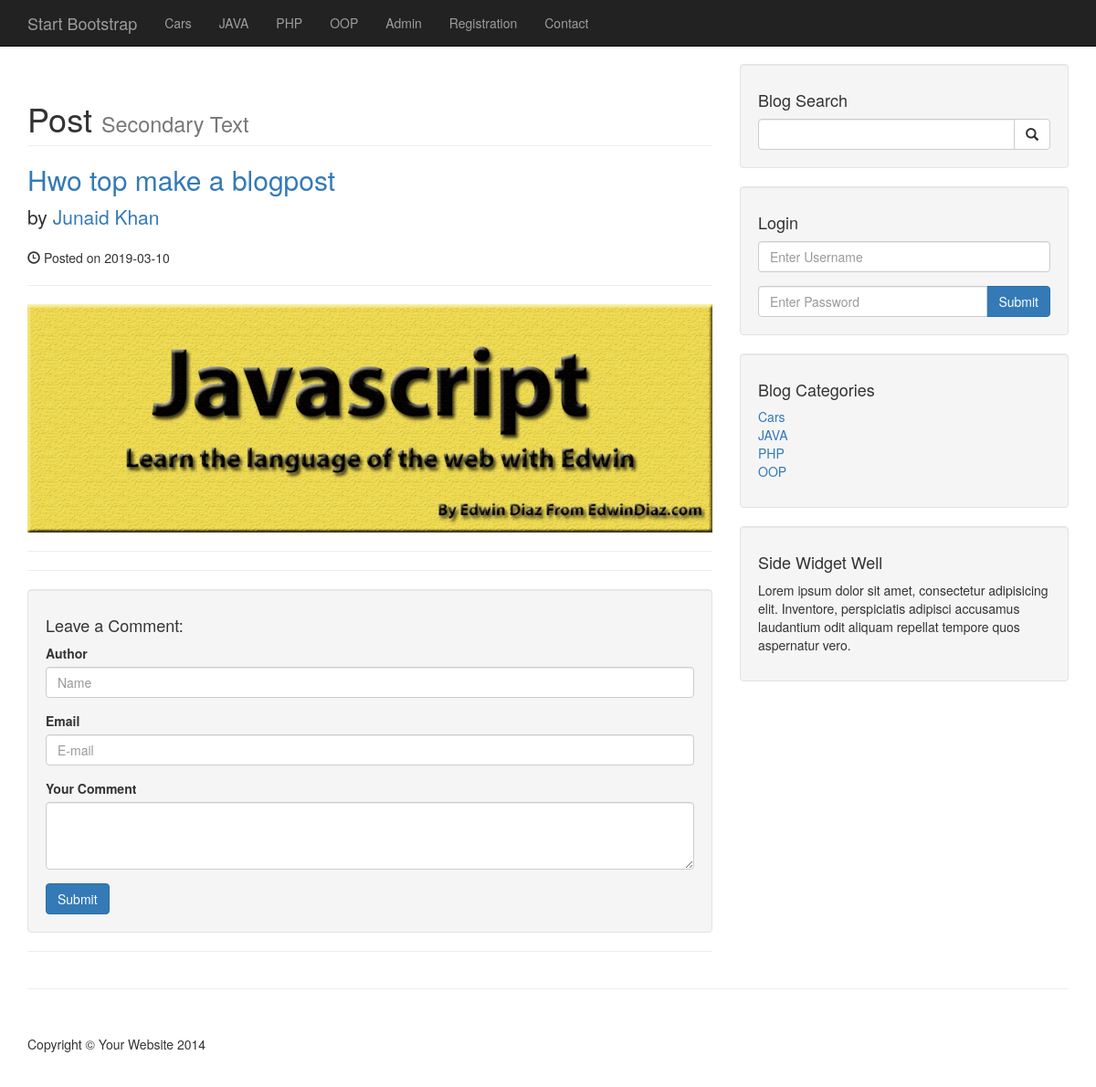
Before: /post.php?p_id=14 with the older database file.
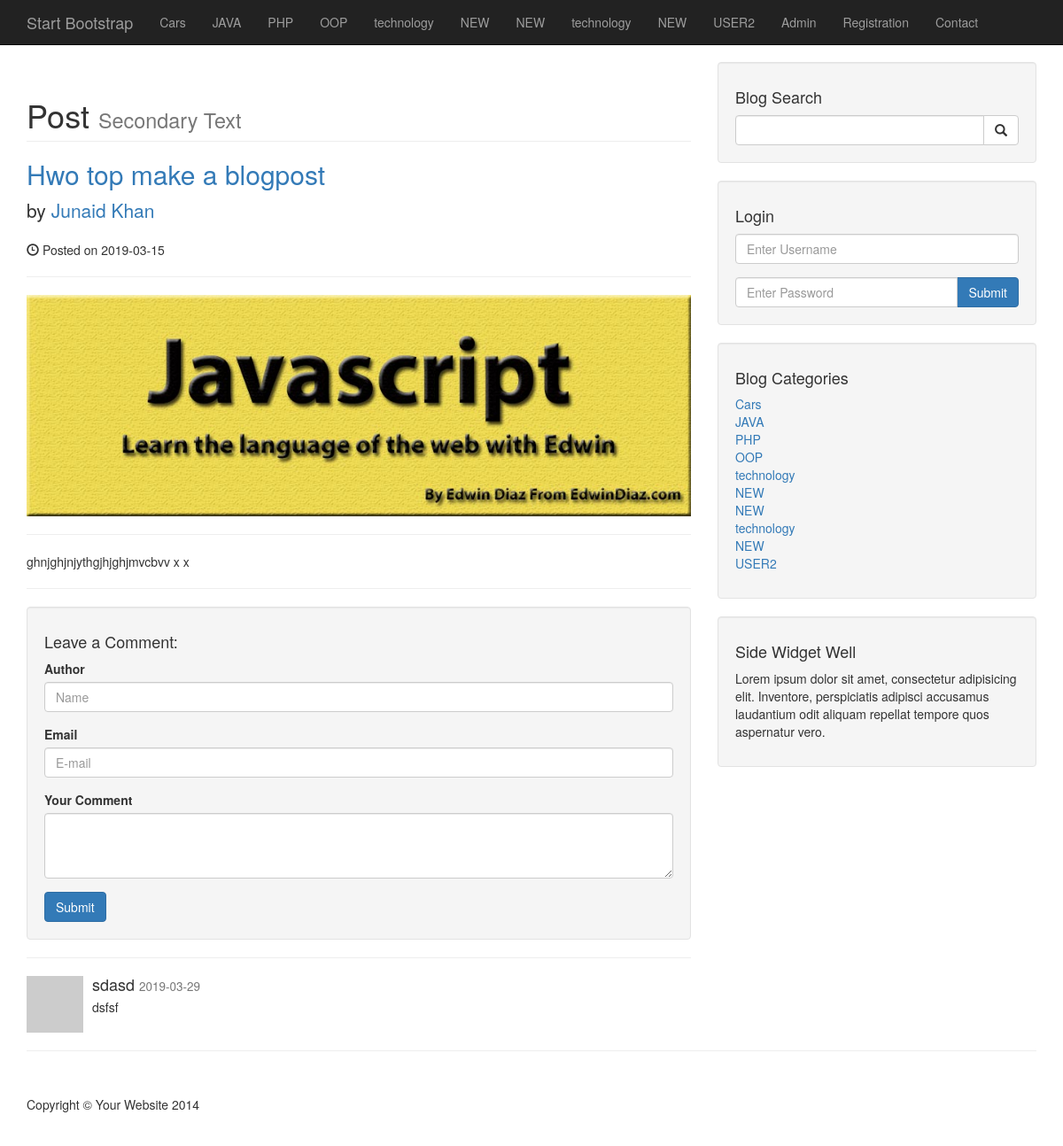
After: the same page with the newer database file.
### tables this page shows
CREATE TABLE `categories` (
  `cat_id` int(3) NOT NULL,
  `user_id` int(11) NOT NULL,
  `cat_title` varchar(255) NOT NULL
);

CREATE TABLE `posts` (
  `post_id` int(3) NOT NULL,
  `post_category_id` int(3) NOT NULL,
  `user_id` int(10) NOT NULL,
  `post_title` varchar(255) NOT NULL,
  `post_author` varchar(255) NOT NULL,
  `post_date` date NOT NULL,
  `post_image` text NOT NULL,
  `post_content` text NOT NULL,
  `post_tags` varchar(255) NOT NULL,
  `post_comment_count` int(11) NOT NULL,
  `post_status` varchar(255) NOT NULL DEFAULT 'draft',
  `post_views_count` int(11) NOT NULL,
  `likes` int(11) NOT NULL
);

CREATE TABLE `comments` (
  `comment_id` int(3) NOT NULL,
  `comment_post_id` int(3) NOT NULL,
  `comment_author` varchar(255) NOT NULL,
  `comment_email` varchar(255) NOT NULL,
  `comment_content` text NOT NULL,
  `comment_status` varchar(255) NOT NULL,
  `comment_date` date NOT NULL
);

### post.php (the view, shortened to what the changed rows need)
<?php include "includes/header.php" ;?>
  <?php include "includes/navigation.php" ;?>
    <div class="container">
        <div class="row">
            <div class="col-md-8">
              <?php
                 if($_GET['p_id']){
                $the_post_id = $_GET['p_id'];
                if(isset($_SESSION['user_role']) && $_SESSION['user_role']=='admin'){
                    $query = "SELECT * FROM posts WHERE post_id ={$the_post_id}";
                }else{
                    $query = "SELECT * FROM posts WHERE post_id ={$the_post_id}
                              AND post_status = 'published'";
                }
            $select_all_posts_query = mysqli_query($connection , $query);
            if(mysqli_num_rows($select_all_posts_query) < 1){
    echo "<h1>No Post Available</h1>";
}else{
            while($row = mysqli_fetch_assoc($select_all_posts_query))
            {
                $post_title = $row['post_title'];
                 $post_author = $row['post_author'];
                 $post_date = $row['post_date'];
                 $post_image = $row['post_image'];
                 $post_content = $row['post_content'];
                ?>
                <h1 class="page-header">
                    Post
                    <small>Secondary Text</small>
                </h1>
                <h2>
                    <a href="#"><?php echo $post_title; ?></a>
                </h2>
                <p class="lead">
                    by <a href="index.php"><?php echo $post_author; ?></a>
                </p>
                <p><span class="glyphicon glyphicon-time"></span> Posted on <?php echo $post_date; ?></p>
                <hr>
                <img class="img-responsive" src="images/<?php echo
                    $post_image;?>" alt="">
                <hr>
                <p><?php echo $post_content; ?></p>
                <hr>
            <?php    } ?>
                <div class="well">
                    <h4>Leave a Comment:</h4>
                    <form role="form" method="post">
                    </form>
                </div>
                <hr>
<?php
 $query = "SELECT * FROM comments WHERE comment_post_id = $the_post_id ";
$query .= "AND comment_status = 'approved' ";
$query .= "ORDER BY comment_id DESC ";
$select_comment_query = mysqli_query($connection,$query);
while($row = mysqli_fetch_assoc($select_comment_query)) {
$comment_author      = $row['comment_author'];
$comment_content     = $row['comment_content'];
$comment_date        = $row['comment_date'];
    ?>
                <div class="media">
                    <a class="pull-left" href="#">
                        <img class="media-object" src="http://placehold.it/64x64" alt="">
                    </a>
                    <div class="media-body">
                        <h4 class="media-heading"><?php echo $comment_author; ?>
                            <small><?php echo $comment_date ; ?></small>
                        </h4>
                        <?php echo $comment_content ; ?>
                    </div>
                </div>
<?php }}  }else{
                     header("Location:index.php");
                 }?>
            </div>
            <?php include "includes/sidebar.php";?>
        </div>
<?php include "includes/footer.php";?>

### includes/navigation.php (shortened to what the changed rows need)
  <nav class="navbar navbar-inverse navbar-fixed-top" role="navigation">
        <div class="container">
            <div class="collapse navbar-collapse" id="bs-example-navbar-collapse-1">
                <ul class="nav navbar-nav ">
                <?php
                    $query = "SELECT * from categories";
$select_all_categories_query = mysqli_query($connection , $query);
            while($row = mysqli_fetch_assoc($select_all_categories_query))
            {
                $cat_title = $row['cat_title'];
                $cat_id    = $row['cat_id'];
                $category_class = '';
                echo"<li class='$category_class'><a href='category.php?category={$cat_id}'>{$cat_title}</a></li>";
            }
                ?>
                </ul>
            </div>
        </div>
    </nav>

### includes/sidebar.php (shortened to what the changed rows need)
<div class="col-md-4">
               <div class="well">
           <?php
               $query = "SELECT * from categories";
       $select_categories_sidebar= mysqli_query($connection , $query)
           ?>
                   <div class="row">
                       <div class="col-lg-12">
                           <ul class="list-unstyled">
           <?php
           while($row = mysqli_fetch_assoc($select_categories_sidebar))
           {
           $cat_title = $row['cat_title'];
           $cat_id = $row['cat_id'];
           echo"<li><a href='category.php?category=$cat_id'>{$cat_title}</a></li>";
           }
           ?>
                       </ul>
                       </div>
                   </div>
               </div>
           </div>

Changed rows visible on the page:
added categories: cat_title "technology"
added categories: cat_title "NEW"
added categories: cat_title "NEW"
added categories: cat_title "technology"
added categories: cat_title "NEW"
added categories: cat_title "USER2"
changed posts "Hwo top make a blogpost": post_date "2019-03-10" → "2019-03-15"; post_content (not shown) → "ghnjghjnjythgjhjghjmvcbvv x x"
added comments: comment_author "sdasd", comment_date "2019-03-29", comment_content "dsfsf"
